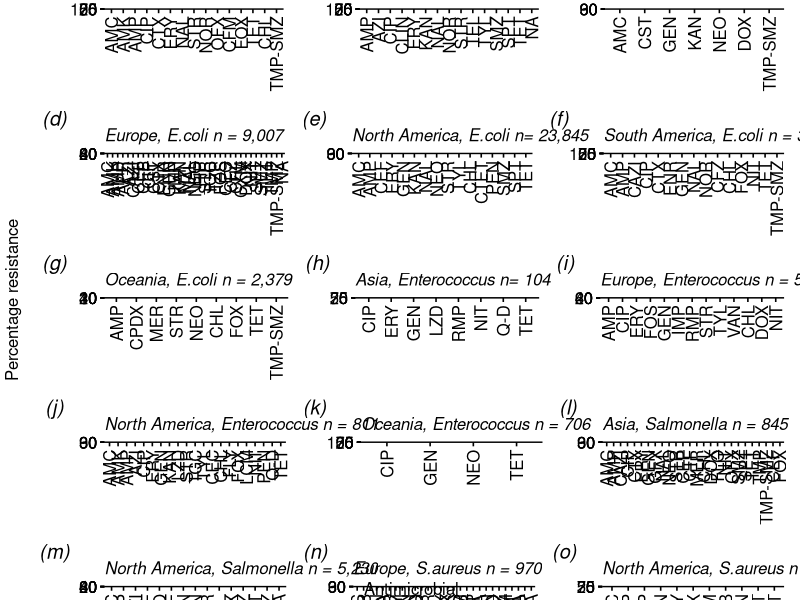

Recreate this plot in R.
library(tidyverse)
library(ggplot2)
library(ggpubr)
library(patchwork)

#Load data
main_data <- read_csv("conv.csv")



data1 <- main_data%>%
  mutate(
    continent =
      ifelse(continent == "Oceania", 
             "New Zealand", continent
      )
  )





data1 <- main_data %>%
  group_by(country) %>%
  select("continent",
         "doi",
         "farm_type",
         "host",
         "antimicrobial_compound",
         "antimicrobial_class",
         "pathogen",
         "percent_resistant",
         "no_isolates_resistant",
         "no_isolates_susceptible",
         "no_isolates_intermidiate",
         "no_isolates" )

#changing percentage resistance into numeric class and rounding off  
data1$percent_resistant <- as.numeric(as.character
                                          (data1$percent_resistant))

data1$percent_resistant <- round(data1$percent_resistant, digits = 0)

data2 <- data1 %>%
  select("doi",
    "continent",
         "farm_type",
         "host",
         "antimicrobial_compound",
         "antimicrobial_class",
         "pathogen",
         "percent_resistant",
    "no_isolates_resistant",
    "no_isolates_susceptible",
    "no_isolates_intermidiate",
         "no_isolates" )



data3 <- data2 %>%select("continent",
                        "doi",
                         "farm_type",
                        "host",
                         "antimicrobial_compound",
                        "pathogen",
                         "percent_resistant", "no_isolates")%>%
filter(pathogen != "Arcanobacterium pyogenes", pathogen != "Corynebacterium bovis",
           pathogen != "Environmental streptococci")
 

#changing percentage resistance into numeric class and rounding off  
data3$percent_resistant <- as.numeric(as.character
                                      (data3$percent_resistant))

data3$percent_resistant <- round(data3$percent_resistant, digits = 0)
#####################################################################################

ecoli<- subset(data3, pathogen == "E.coli")
#create a function to return the number of resistant isolates
new.function1 <- function(x,y) {
  (x*y)/100}

ResIsoEcoli <- mapply(new.function1, ecoli$percent_resistant, ecoli$no_isolates)
ResIsoEcoli <- round(ResIsoEcoli, digits = 0)
AMR.tmp.ecoli <- cbind(ecoli, ResIsoEcoli)

#determine total NIsolates
EcoliNIsolates <- aggregate(no_isolates ~ doi + continent + farm_type + 
                             antimicrobial_compound + pathogen + percent_resistant+
                             ResIsoEcoli, data = AMR.tmp.ecoli, FUN = sum)


EcoliNIsolates$no_isolates <- sapply(EcoliNIsolates$no_isolates, function(x) sum(unlist(x)))

#aggregate all resistant isolates and all NIsolates by speciesag, compound and region
ecolires <- aggregate(ResIsoEcoli ~ antimicrobial_compound  + farm_type+
                       continent, 
                     data = AMR.tmp.ecoli, FUN = sum)
ecoliAll <- aggregate(no_isolates ~ antimicrobial_compound  + farm_type+
                       continent, 
                     data = AMR.tmp.ecoli, FUN = sum)
#and divide ResIso/NIsolates to return true mean
EcoliMean <- round((ecolires$ResIsoEcoli /ecoliAll$no_isolates)*100, digits = 0)
EcoliMeanDF <- as.data.frame(cbind(ecolires$antimicrobial_compound,
                                  ecolires$farm_type, ecolires$continent,
                                  EcoliMean, ecoliAll$no_isolates))
colnames(EcoliMeanDF) <- c("antimicrobial_compound","farm_type","continent",
                           "Mean","no_isolates")
EcoliMeanDF$Mean <- as.numeric(as.character(EcoliMeanDF$Mean))
EcoliMeanDF$no_isolates <- as.numeric(as.character(EcoliMeanDF$no_isolates))
#restrict display drug pairings where NIsolates > 10
EcoliMeanDF = EcoliMeanDF[which(EcoliMeanDF$no_isolates >= 10),]

# Compute the 95% CI of proportion where x = p_hat and y = n two tailed z = 1.96
CI.function <- function(x,y) {
  x + c(-1.96,1.96)*sqrt(x*(1-x)/y)}

#95% CI
CIecoli<- as.data.frame(t(mapply(CI.function, EcoliMeanDF$Mean/100, EcoliMeanDF$no_isolates)))
EcoliMeanDF <-cbind(EcoliMeanDF, round(CIecoli*100, digits = 0))
colnames(EcoliMeanDF) <- c("antimicrobial_compound", "farm_type","continent",
                         "Mean","no_isolates","CILow","CIHigh")
EcoliMeanDF$CILow[EcoliMeanDF$CILow < 0] = 0
EcoliMeanDF$CIHigh[EcoliMeanDF$CIHigh >100] = 100

##remove data with less than 1% resistance
EcoliMeanDF <- EcoliMeanDF%>%
  filter(Mean>1)




  
##Ecoli bars  

##Europe
europe.ecoli <- EcoliMeanDF %>%
  filter(continent == "Europe")

europe.ecoli$antimicrobial_compound <- factor(europe.ecoli$antimicrobial_compound, 
                                              levels=c('AMC', 'AMK','AMP', 'APR', 'AZI', 'CAZI',
                                                       'CEF', 'CFP', 'CIP', 'CST', 'CTX', 
                                                       'ENR', 'GEN','IMP', 'KAN', 'MZL', 'NAL', 
                                                       'NEO', 'PIP',
                                                       'STR', 'TGC', 'TZP', 
                                                       'FOS', 'CEC',
                                                      'CFZ', 'CHL', 'CXM', 'DOX', 'FOX', 'NIT',
                                                     'SPT', 'SMZ',
                                                       'TET', 'TMP', 'TMP-SMZ'
                                                       ))

europe.ecoli.plot <- ggbarplot(europe.ecoli, "antimicrobial_compound", "Mean", 
                               fill = "farm_type", position = position_dodge(0.7),
                               subtitle = "Europe, E.coli n = 9,007",
                               xlab = FALSE, ylab = FALSE,
                               legend.title = "Farm type",
                                font.subtitle = "italic")+
  geom_vline(xintercept = 23.5) +
geom_text(data=tibble(x=10, y=85),
            aes(x=x, y=y, label="critically important"),
            inherit.aes=FALSE) +
  geom_text(data=tibble(x=29, y=85),
            aes(x=x, y=y, label="highly important"), 
            inherit.aes=FALSE)+
rotate_x_text(90)+
  geom_linerange(aes(group = farm_type, ymax = CIHigh, ymin = CILow),
                 position = position_dodge(width = 0.7))





#Asia 
asia.ecoli <- EcoliMeanDF %>%
  filter(continent == "Asia")

##Ordering bar graphs in descending order

asia.ecoli$antimicrobial_compound <- factor(asia.ecoli$antimicrobial_compound, 
                                              levels=c('AMC', 'CST', 'GEN', 'KAN', 'NEO',
                                                       'DOX', 'TMP-SMZ'))

asia.ecoli.plot <- ggbarplot(asia.ecoli, "antimicrobial_compound", "Mean", 
                             fill = "farm_type", position = position_dodge(0.7),
                             subtitle = "Asia, E.coli n= 215",
                             xlab = FALSE, ylab = FALSE,
                             legend.title = "Farm type",
                             font.subtitle = "italic")+
  geom_vline(xintercept = 5.5) +
  geom_text(data=tibble(x=2.5, y=111),
            aes(x=x, y=y, label="critically important"),
            inherit.aes=FALSE) +
  geom_text(data=tibble(x=6.85, y=111),
            aes(x=x, y=y, label="highly important"), 
            inherit.aes=FALSE)+
  rotate_x_text(90)+
  geom_linerange(aes(group = farm_type, ymax = CIHigh, ymin = CILow),
                 position = position_dodge(width = 0.7))





##North America

N.A.ecoli <- EcoliMeanDF %>%
  filter(continent == "North America")

N.A.ecoli$antimicrobial_compound <- factor(N.A.ecoli$antimicrobial_compound, 
                                            levels=c('AMC', 'AMP', 'CEF', 'ERY', 'GEN',
                                                     'KAN', 'NAL', 'NEO', 'STR', 'TYL',
                                                     'CHL', 'CTET', 'PEN', 'SMZ', 'SPT',
                                           'TET'))

N.A.ecoli.plot <- ggbarplot(N.A.ecoli, "antimicrobial_compound", "Mean", 
                            fill = "farm_type", position = position_dodge(0.7),
                            subtitle = "North America, E.coli n= 23,845",
                            xlab = FALSE, ylab = FALSE,
                            legend.title = "Farm type",
                             font.subtitle = "italic")+
  geom_vline(xintercept = 10.5) +
  geom_text(data=tibble(x=5, y=110),
            aes(x=x, y=y, label="critically important"),
            inherit.aes=FALSE) +
  geom_text(data=tibble(x=13, y=110),
            aes(x=x, y=y, label="highly important"), 
            inherit.aes=FALSE)+
  rotate_x_text(90)+
  geom_linerange(aes(group = farm_type, ymax = CIHigh, ymin = CILow),
                 position = position_dodge(width = 0.7))





#Oceania

oceania.ecoli <- EcoliMeanDF %>%
  filter(continent == "Oceania")


oceania.ecoli$antimicrobial_compound <- factor(oceania.ecoli$antimicrobial_compound, 
                                           levels=c('AMP', 'CPDX', 'MER', 'STR',
                                                    'NEO', 'CHL', 'FOX', 'TET', 
                                                    'TMP-SMZ'))

oceania.ecoli.plot <- ggbarplot(oceania.ecoli, "antimicrobial_compound", "Mean", 
                                fill = "farm_type", position = position_dodge(0.7),
                                subtitle = "Oceania, E.coli n = 2,379",
                                xlab = FALSE, ylab = FALSE,
                                legend.title = "Farm type", 
                               font.subtitle = "italic")+
  geom_vline(xintercept = 5.5) +
  geom_text(data=tibble(x=2.5, y=40),
            aes(x=x, y=y, label="critically important"),
            inherit.aes=FALSE) +
  geom_text(data=tibble(x=7, y=40),
            aes(x=x, y=y, label="highly important"), 
            inherit.aes=FALSE)+
  rotate_x_text(90)+
  geom_linerange(aes(group = farm_type, ymax = CIHigh, ymin = CILow),
                 position = position_dodge(width = 0.7))



#South america

S.A.ecoli <- EcoliMeanDF %>%
  filter(continent == "South America")

S.A.ecoli$antimicrobial_compound <- factor(S.A.ecoli$antimicrobial_compound, 
                                               levels=c('AMC', 'AMP', 'CAZI', 'CIP',
                                                        'CTX', 'ENR', 'GEN', 'NAL', 
                                                        'NOR', 'CFZ', 'CHL', 'FOX',
                                                        'NIT', 'TET', 'TMP-SMZ'))

S.A.ecoli.plot <- ggbarplot(S.A.ecoli, "antimicrobial_compound", "Mean", 
                            fill = "farm_type", position = position_dodge(0.7),
                            subtitle = "South America, E.coli n = 312",
                            xlab = FALSE, ylab = FALSE,
                            legend.title = "Farm type", 
                             font.subtitle = "italic")+
  geom_vline(xintercept = 9.5) +
  geom_text(data=tibble(x=4, y=105),
            aes(x=x, y=y, label="critically important"),
            inherit.aes=FALSE) +
  geom_text(data=tibble(x=12, y=105),
            aes(x=x, y=y, label="highly important"), 
            inherit.aes=FALSE)+
  rotate_x_text(90)+
  geom_linerange(aes(group = farm_type, ymax = CIHigh, ymin = CILow),
                 position = position_dodge(width = 0.7))







##Enterococcus data

entero<- subset(data3, pathogen == "Enterococcus")
#create a function to return the number of resistant isolates
new.function1 <- function(x,y) {
  (x*y)/100}

ResIsoEntero <- mapply(new.function1, entero$percent_resistant, entero$no_isolates)
ResIsoEntero <- round(ResIsoEntero, digits = 0)
AMR.tmp.entero <- cbind(entero, ResIsoEntero)

#determine total NIsolates
EnteroNIsolates <- aggregate(no_isolates ~ doi + continent + farm_type + 
                              antimicrobial_compound + pathogen + percent_resistant+
                              ResIsoEntero, data = AMR.tmp.entero, FUN = sum)


EnteroNIsolates$no_isolates <- sapply(EnteroNIsolates$no_isolates, function(x) sum(unlist(x)))

#aggregate all resistant isolates and all NIsolates by speciesag, compound and region
enterores <- aggregate(ResIsoEntero ~ antimicrobial_compound  + farm_type+
                        continent, 
                      data = AMR.tmp.entero, FUN = sum)
enteroAll <- aggregate(no_isolates ~ antimicrobial_compound  + farm_type+
                        continent, 
                      data = AMR.tmp.entero, FUN = sum)
#and divide ResIso/NIsolates to return true mean
EnteroMean <- round((enterores$ResIsoEntero /enteroAll$no_isolates)*100, digits = 0)
EnteroMeanDF <- as.data.frame(cbind(enterores$antimicrobial_compound,
                                   enterores$farm_type, enterores$continent,
                                   EnteroMean, enteroAll$no_isolates))
colnames(EnteroMeanDF) <- c("antimicrobial_compound","farm_type","continent",
                           "Mean","no_isolates")
EnteroMeanDF$Mean <- as.numeric(as.character(EnteroMeanDF$Mean))
EnteroMeanDF$no_isolates <- as.numeric(as.character(EnteroMeanDF$no_isolates))

#restrict display drug pairings where NIsolates > 10
EnteroMeanDF = EnteroMeanDF[which(EnteroMeanDF$no_isolates >= 10),]

# Compute the 95% CI of proportion where x = p_hat and y = n two tailed z = 1.96
CI.function <- function(x,y) {
  x + c(-1.96,1.96)*sqrt(x*(1-x)/y)}

#95% CI
CIentero<- as.data.frame(t(mapply(CI.function, EnteroMeanDF$Mean/100,
                                  EnteroMeanDF$no_isolates)))
EnteroMeanDF <-cbind(EnteroMeanDF, round(CIentero*100, digits = 0))

colnames(EnteroMeanDF) <- c("antimicrobial_compound", "farm_type","continent",
                           "Mean","no_isolates","CILow","CIHigh")

EnteroMeanDF$CILow[EnteroMeanDF$CILow < 0] = 0
EnteroMeanDF$CIHigh[EnteroMeanDF$CIHigh >100] = 100

##remove data with less than 1% resistance
EnteroMeanDF <- EnteroMeanDF%>%
  filter(Mean>1)

###Bar plots

##Asia enterococcus bar plot

asia.entero <- EnteroMeanDF %>%
  filter(continent == "Asia")

asia.entero$antimicrobial_compound <- factor(asia.entero$antimicrobial_compound, 
                                           levels=c('CIP', 'ERY', 'GEN', 'LZD',
                                                    'RMP', 'NIT', 'Q-D', 'TET'))

asia.entero.plot <- ggbarplot(asia.entero, "antimicrobial_compound", "Mean", 
                              fill = "farm_type", 
                              position = position_dodge(0.7),
                              subtitle = "Asia, Enterococcus n= 104",
                              xlab = FALSE, ylab = FALSE,
                              legend.title = "Farm type",
                             font.subtitle = "italic")+
  geom_vline(xintercept = 5.5) +
  geom_text(data=tibble(x=3, y=93),
            aes(x=x, y=y, label="critically important"),
            inherit.aes=FALSE) +
  geom_text(data=tibble(x=7, y=93),
            aes(x=x, y=y, label="highly important"), 
            inherit.aes=FALSE)+
  rotate_x_text(90)+
  geom_linerange(aes(group = farm_type, ymax = CIHigh, ymin = CILow),
                 position = position_dodge(width = 0.7))





##Europe Enterococcus bar plot

europe.entero <- EnteroMeanDF %>%
  filter(continent == "Europe")

europe.entero$antimicrobial_compound <- factor(europe.entero$antimicrobial_compound, 
                                             levels=c('AMP', 'CIP', 'ERY', 'FOS',
                                                      'GEN', 'IMP', 'RMP', 'STR',
                                                      'TYL', 'VAN', 'CHL', 'DOX',
                                                      'NIT'))


europe.enterococcus.plot <- ggbarplot(europe.entero, "antimicrobial_compound",
                                      "Mean", 
                                      fill = "farm_type", position = position_dodge(0.7),
                                      subtitle = "Europe, Enterococcus n = 568",
                                      xlab = FALSE, ylab = FALSE,
                                      legend.title = "Farm type",
                                       font.subtitle = "italic")+
  geom_vline(xintercept = 10.5) +
  geom_text(data=tibble(x=5, y=65),
            aes(x=x, y=y, label="critically important"),
            inherit.aes=FALSE) +
  geom_text(data=tibble(x=12.6, y=65),
            aes(x=x, y=y, label="highly important"), 
            inherit.aes=FALSE)+
  rotate_x_text(90)+
  geom_linerange(aes(group = farm_type, ymax = CIHigh, ymin = CILow),
                 position = position_dodge(width = 0.7))







##North America, Enterococcus bar plot

N.A.entero <- EnteroMeanDF %>%
  filter(continent == "North America")

N.A.entero$antimicrobial_compound <- factor(N.A.entero$antimicrobial_compound, 
                                               levels=c('AMC', 'AMK', 'AMP', 'AZI',
                                                        'CIP', 'ERY', 'GEN', 'KAN',
                                                        'LZD', 'STR', 'TGC', 'TYL',
                                                        'CEC', 'CHL', 'FLY', 'FOX',
                                                        'LCM', 'NIT', 'PEN', 'Q-D',
                                                        'TET'))


N.A.entero.plot <- ggbarplot(N.A.entero, "antimicrobial_compound", "Mean", 
                             fill = "farm_type", position = position_dodge(0.7),
                             subtitle = "North America, Enterococcus n = 811",
                             xlab = FALSE, ylab = FALSE,
                             legend.title = "Farm type", 
                            font.subtitle = "italic")+
  geom_vline(xintercept = 12.5) +
  geom_text(data=tibble(x=6, y=110),
            aes(x=x, y=y, label="critically important"),
            inherit.aes=FALSE) +
  geom_text(data=tibble(x=16, y=110),
            aes(x=x, y=y, label="highly important"), 
            inherit.aes=FALSE)+
  rotate_x_text(90)+
  geom_linerange(aes(group = farm_type, ymax = CIHigh, ymin = CILow),
                 position = position_dodge(width = 0.7))






##Oceania, Enterococcus bar plot

oceania.entero <- EnteroMeanDF %>%
  filter(continent == "Oceania",)



oceania.enterococcus.plot <- ggbarplot(oceania.entero, "antimicrobial_compound",
                                       "Mean", 
                                       fill = "farm_type", position = position_dodge(0.7),
                                       subtitle = "Oceania, Enterococcus n = 706",
                                       xlab = FALSE, ylab = FALSE,
                                       legend.title = "Farm type",
                                       font.subtitle = "italic")+
  geom_vline(xintercept = 3.5) +
  geom_text(data=tibble(x=1.5, y=100),
            aes(x=x, y=y, label="critically important"),
            inherit.aes=FALSE) +
  geom_text(data=tibble(x=4.1, y=100),
            aes(x=x, y=y, label="highly important"), 
            inherit.aes=FALSE)+
  rotate_x_text(90)+
  geom_linerange(aes(group = farm_type, ymax = CIHigh, ymin = CILow),
                 position = position_dodge(width = 0.7))









##Salmonella


sal<- subset(data3, pathogen == "Salmonella")
#create a function to return the number of resistant isolates
new.function1 <- function(x,y) {
  (x*y)/100}

ResIsoSal <- mapply(new.function1, sal$percent_resistant, sal$no_isolates)
ResIsoSal  <- round(ResIsoSal , digits = 0)
AMR.tmp.sal <- cbind(sal, ResIsoSal)

#determine total NIsolates
SalNIsolates <- aggregate(no_isolates ~ doi + continent + farm_type + 
                              antimicrobial_compound + pathogen + percent_resistant+
                            ResIsoSal, data = AMR.tmp.sal, FUN = sum)


SalNIsolates$no_isolates <- sapply(SalNIsolates$no_isolates, function(x) sum(unlist(x)))

#aggregate all resistant isolates and all NIsolates by speciesag, compound and region
salres <- aggregate(ResIsoSal ~ antimicrobial_compound  + farm_type+
                        continent, 
                      data = AMR.tmp.sal, FUN = sum)
salAll <- aggregate(no_isolates ~ antimicrobial_compound  + farm_type+
                        continent, 
                      data = AMR.tmp.sal, FUN = sum)
#and divide ResIso/NIsolates to return true mean
SalMean <- round((salres$ResIsoSal /salAll$no_isolates)*100, digits = 0)

SalMeanDF <- as.data.frame(cbind(salres$antimicrobial_compound,
                                   salres$farm_type, salres$continent,
                                   SalMean, salAll$no_isolates))
colnames(SalMeanDF) <- c("antimicrobial_compound","farm_type","continent",
                           "Mean","no_isolates")


SalMeanDF$Mean <- as.numeric(as.character(SalMeanDF$Mean))
SalMeanDF$no_isolates <- as.numeric(as.character(SalMeanDF$no_isolates))
#restrict display drug pairings where NIsolates > 10
SalMeanDF = SalMeanDF[which(SalMeanDF$no_isolates >= 10),]

# Compute the 95% CI of proportion where x = p_hat and y = n two tailed z = 1.96
CI.function <- function(x,y) {
  x + c(-1.96,1.96)*sqrt(x*(1-x)/y)}

#95% CI
CIsal<- as.data.frame(t(mapply(CI.function, SalMeanDF$Mean/100, 
                               SalMeanDF$no_isolates)))
SalMeanDF <-cbind(SalMeanDF, round(CIsal*100, digits = 0))

colnames(SalMeanDF) <- c("antimicrobial_compound", "farm_type","continent",
                           "Mean","no_isolates","CILow","CIHigh")

SalMeanDF$CILow[SalMeanDF$CILow < 0] = 0
SalMeanDF$CIHigh[SalMeanDF$CIHigh >100] = 100

##remove data with less than 1% resistance
SalMeanDF <- SalMeanDF%>%
  filter(Mean>1)



##Asia Salmonella bar plot

asia.sal <- SalMeanDF %>%
  filter(continent == "Asia")


asia.sal$antimicrobial_compound <- factor(asia.sal$antimicrobial_compound, 
                                            levels=c('AMC', 'AMP', 'CAZI', 'CIP',
                                                     'CTX', 'ERY', 'GEN', 'GFX',
                                                     'NAL', 'NEO', 'STR', 'CEP',
                                                     'CTF', 'MER', 'CHL', 'DOX',
                                                     'FLO', 'NIT', 'OFX', 'SMZ',
                                                     'SPT', 'TET', 'TMP', 'TMP-SMZ',
                                                     'CEF', 'FOX'))


asia.salmonella.plot <- ggbarplot(asia.sal, "antimicrobial_compound",
                                  "Mean", 
                                  fill = "farm_type", position = position_dodge(0.7),
                                  subtitle = "Asia, Salmonella n = 845",
                                  xlab = FALSE, ylab = FALSE,
                                  legend.title = "Farm type",
                                 font.subtitle = "italic")+
  geom_vline(xintercept = 14.5) +
  geom_text(data=tibble(x=8, y=112),
            aes(x=x, y=y, label="critically important"),
            inherit.aes=FALSE) +
  geom_text(data=tibble(x=18.5, y=112),
            aes(x=x, y=y, label="highly important"), 
            inherit.aes=FALSE)+
  rotate_x_text(90)+
  geom_linerange(aes(group = farm_type, ymax = CIHigh, ymin = CILow),
                 position = position_dodge(width = 0.7))






##North America, Salmonella bar plot

N.A.sal <- SalMeanDF %>%
  filter(continent == "North America")

N.A.sal$antimicrobial_compound <- factor(N.A.sal$antimicrobial_compound, 
                                          levels=c('AMC', 'AMP', 'AZI', 'CEF',
                                                   'CRO', 'CTF', 'GEN', 'KAN',
                                                   'STR', 'CHL', 'FOX', 'SMZ',
                                                   'TET', 'TMP-SMZ'))


N.A.salmonella.plot <- ggbarplot(N.A.sal, "antimicrobial_compound", 
                                 "Mean", 
                                 fill = "farm_type", position = position_dodge(0.7),
                                 subtitle = "North America, Salmonella n = 5,230",
                                 xlab = FALSE, ylab = FALSE,
                                 legend.title = "Farm type", 
                                 font.subtitle = "italic")+
  geom_vline(xintercept = 9.5) +
  geom_text(data=tibble(x=5, y=80),
            aes(x=x, y=y, label="critically important"),
            inherit.aes=FALSE) +
  geom_text(data=tibble(x=12, y=80),
            aes(x=x, y=y, label="highly important"), 
            inherit.aes=FALSE)+
  
  rotate_x_text(90)+
  geom_linerange(aes(group = farm_type, ymax = CIHigh, ymin = CILow),
                 position = position_dodge(width = 0.7))






##Staphylocccus data


staph<- subset(data3, pathogen == "Staphylococcus")
#create a function to return the number of resistant isolates
new.function1 <- function(x,y) {
  (x*y)/100}

ResIsoStaphi <- mapply(new.function1, staph$percent_resistant, staph$no_isolates)
ResIsoStaphi <- round(ResIsoStaphi, digits = 0)
AMR.tmp.staph <- cbind(staph, ResIsoStaphi)

#determine total NIsolates
StaphNIsolates <- aggregate(no_isolates ~ doi + continent + farm_type + 
                              antimicrobial_compound + pathogen + percent_resistant+
                              ResIsoStaphi, data = AMR.tmp.staph, FUN = unique)


StaphNIsolates$no_isolates <- sapply(StaphNIsolates$no_isolates, function(x) sum(unlist(x)))

#aggregate all resistant isolates and all NIsolates by host compound and region
staphres <- aggregate(ResIsoStaphi ~ antimicrobial_compound  + farm_type+
                        continent, 
                      data = AMR.tmp.staph, FUN = sum)
staphAll <- aggregate(no_isolates ~ antimicrobial_compound  + farm_type+
                        continent, 
                      data = AMR.tmp.staph, FUN = sum)
#and divide ResIso/NIsolates to return true mean
StaphMean <- round((staphres$ResIsoStaphi /staphAll$no_isolates)*100, digits = 0)

StaphMeanDF <- as.data.frame(cbind(staphres$antimicrobial_compound,
                                  staphres$farm_type, staphres$continent,
                                   StaphMean, staphAll$no_isolates))

colnames(StaphMeanDF) <- c("antimicrobial_compound","farm_type","continent",
                           "Mean","no_isolates")
StaphMeanDF$Mean <- as.numeric(as.character(StaphMeanDF$Mean))
StaphMeanDF$no_isolates <- as.numeric(as.character(StaphMeanDF$no_isolates))


#restrict display drug pairings where NIsolates > 10
StaphMeanDF <- StaphMeanDF[which(StaphMeanDF$no_isolates >= 10),]

# Compute the 95% CI of proportion where x = p_hat and y = n two tailed z = 1.96
CI.function <- function(x,y) {
  x + c(-1.96,1.96)*sqrt(x*(1-x)/y)}

#95% CI
CIstaph<- as.data.frame(t(mapply(CI.function, StaphMeanDF$Mean/100, StaphMeanDF$no_isolates)))
StaphMeanDF <-cbind(StaphMeanDF, round(CIstaph*100, digits = 0))
colnames(StaphMeanDF) <- c("antimicrobial_compound", "farm_type","continent",
                           "Mean","no_isolates","CILow","CIHigh")
StaphMeanDF$CILow[StaphMeanDF$CILow < 0] = 0
StaphMeanDF$CIHigh[StaphMeanDF$CIHigh >100] = 100

##remove data with less than 1% resistance
StaphMeanDF <- StaphMeanDF%>%
  filter(Mean>1)


##Bar plots

##Asia Staphylococcus bar plot

asia.staph <- StaphMeanDF %>%
  filter(continent == "Asia")




asia.Staphylococcus.plot <- ggbarplot(asia.staph, "antimicrobial_compound", "Mean", 
                                      fill = "farm_type", position = position_dodge(0.7),
                                      subtitle = "Asia, Staphylococcus n = 972",
                                      xlab = FALSE, ylab = FALSE,
                                      legend.title = "Farm type",
                                     font.subtitle = "italic")+
  geom_vline(xintercept = 5.5) +
  geom_text(data=tibble(x=1.7, y=108),
            aes(x=x, y=y, label="critically important"),
            inherit.aes=FALSE) +
  geom_text(data=tibble(x=6.1, y=108),
            aes(x=x, y=y, label="highly important"), 
            inherit.aes=FALSE)+
  rotate_x_text(90)+
  geom_linerange(aes(group = farm_type, ymax = CIHigh, ymin = CILow),
                 position = position_dodge(width = 0.7))







##North America, Staphylococcus bar plot

N.A.staphy <- StaphMeanDF %>%
  filter(continent == "North America")



N.A.Staphylococcus.plot <- ggbarplot(N.A.staphy, "antimicrobial_compound", "Mean", 
                                     fill = "farm_type", position = position_dodge(0.7),
                                     subtitle = "North America, Staphylococcus n = 405",
                                     xlab = FALSE, ylab = FALSE,
                                     legend.title = "Farm type", 
                                    font.subtitle = "italic")+
  geom_vline(xintercept = 1.5) +
  geom_text(data=tibble(x=0.9, y=35),
            aes(x=x, y=y, label="critically important"),
            inherit.aes=FALSE) +
  geom_text(data=tibble(x=2, y=35),
            aes(x=x, y=y, label="highly important"), 
            inherit.aes=FALSE)+
  rotate_x_text(90)+
  geom_linerange(aes(group = farm_type, ymax = CIHigh, ymin = CILow),
                 position = position_dodge(width = 0.7))




##Campylobacter


campy<- subset(data3, pathogen == "Campylobacter")
#create a function to return the number of resistant isolates
new.function1 <- function(x,y) {
  (x*y)/100}

ResIsoCampy <- mapply(new.function1, campy$percent_resistant, campy$no_isolates)
ResIsoCampy  <- round(ResIsoCampy , digits = 0)
AMR.tmp.campy <- cbind(campy, ResIsoCampy)

#determine total NIsolates
CampyNIsolates <- aggregate(no_isolates ~ doi + continent + farm_type + 
                            antimicrobial_compound + pathogen + percent_resistant+
                            ResIsoCampy, data = AMR.tmp.campy, FUN = sum)


CampyNIsolates$no_isolates <- sapply(CampyNIsolates$no_isolates, function(x) sum(unlist(x)))

#aggregate all resistant isolates and all NIsolates by speciesag, compound and region
campyres <- aggregate(ResIsoCampy ~ antimicrobial_compound  + farm_type+
                      continent, 
                    data = AMR.tmp.campy, FUN = sum)
campyAll <- aggregate(no_isolates ~ antimicrobial_compound  + farm_type+
                      continent, 
                    data = AMR.tmp.campy, FUN = sum)
#and divide ResIso/NIsolates to return true mean
CampyMean <- round((campyres$ResIsoCampy /campyAll$no_isolates)*100, digits = 0)

CampyMeanDF <- as.data.frame(cbind(campyres$antimicrobial_compound,
                                campyres$farm_type, campyres$continent,
                                 CampyMean, campyAll$no_isolates))
colnames(CampyMeanDF) <- c("antimicrobial_compound","farm_type","continent",
                         "Mean","no_isolates")


CampyMeanDF$Mean <- as.numeric(as.character(CampyMeanDF$Mean))
CampyMeanDF$no_isolates <- as.numeric(as.character(CampyMeanDF$no_isolates))
#restrict display drug pairings where NIsolates > 10
CampyMeanDF = CampyMeanDF[which(CampyMeanDF$no_isolates >= 10),]

# Compute the 95% CI of proportion where x = p_hat and y = n two tailed z = 1.96
CI.function <- function(x,y) {
  x + c(-1.96,1.96)*sqrt(x*(1-x)/y)}

#95% CI
CIcampy<- as.data.frame(t(mapply(CI.function, CampyMeanDF$Mean/100, 
                               CampyMeanDF$no_isolates)))
CampyMeanDF <-cbind(CampyMeanDF, round(CIcampy*100, digits = 0))

colnames(CampyMeanDF) <- c("antimicrobial_compound", "farm_type","continent",
                         "Mean","no_isolates","CILow","CIHigh")

CampyMeanDF$CILow[CampyMeanDF$CILow < 0] = 0
CampyMeanDF$CIHigh[CampyMeanDF$CIHigh >100] = 100

##remove data with less than 1% resistance
CampyMeanDF <- CampyMeanDF%>%
  filter(Mean>1)



##Europe Campylobacter bar plot

europe.campy <- CampyMeanDF %>%
  filter(continent == "Europe")

europe.campy$antimicrobial_compound <- factor(europe.campy$antimicrobial_compound, 
                                         levels=c('AMC', 'AMK', 'AMP', 'CIP',
                                                  'CTX', 'ERY', 'NAL', 'STR',
                                                  'NOR', 'OFX', 'CFM', 'FOX',
                                                  'TET', 'CHL', 'TMP-SMZ'))


europe.Campylobacter.plot <- ggbarplot(europe.campy, "antimicrobial_compound", "Mean", 
                                       fill = "farm_type", position = position_dodge(0.7),
                                       subtitle = "Europe, Campylobacter n = 1,214",
                                       xlab = FALSE, ylab = FALSE,
                                       legend.title = "Farm type",
                                      font.subtitle = "italic")+
  geom_vline(xintercept = 10.5) +
  geom_text(data=tibble(x=6, y=100),
            aes(x=x, y=y, label="critically important"),
            inherit.aes=FALSE) +
  geom_text(data=tibble(x=13.2, y=100),
            aes(x=x, y=y, label="highly important"), 
            inherit.aes=FALSE)+
  rotate_x_text(90)+
  geom_linerange(aes(group = farm_type, ymax = CIHigh, ymin = CILow),
                 position = position_dodge(width = 0.7))






##North America, campylobacter bar plot

N.A.campylobacter <- CampyMeanDF %>%
  filter(continent == "North America")


N.A.campylobacter $antimicrobial_compound <- factor(N.A.campylobacter$antimicrobial_compound, 
                                              levels=c('AMP', 'AZI', 'CIP', 'CLIN',
                                                       'ERY', 'KAN', 'NAL', 'NOR',
                                                       'STR', 'TEL', 'TYL', 'CRO',
                                                       'SMZ', 'SPT', 'TET'))



N.A.campylobacter.plot <- ggbarplot(N.A.campylobacter, "antimicrobial_compound", "Mean", 
                                    fill = "farm_type", position = position_dodge(0.7),
                                    subtitle = "North America, Campylobacter n = 14,607",
                                    xlab = FALSE, ylab = FALSE,
                                    legend.title = "Farm type", 
                                    font.subtitle = "italic")+
  geom_vline(xintercept = 12.5) +
  geom_text(data=tibble(x=5.3, y=100),
            aes(x=x, y=y, label="critically important"),
            inherit.aes=FALSE) +
  geom_text(data=tibble(x=15, y=100),
            aes(x=x, y=y, label="highly important"), 
            inherit.aes=FALSE)+
  rotate_x_text(90)+
  geom_linerange(aes(group = farm_type, ymax = CIHigh, ymin = CILow),
                 position = position_dodge(width = 0.7))





##Methicillin-resistant staphylococcus aureus - MRSA

mrsa<- subset(data3, pathogen == "MRSA")
#create a function to return the number of resistant isolates
new.function1 <- function(x,y) {
  (x*y)/100}

ResIsoMrsa <- mapply(new.function1, mrsa$percent_resistant, mrsa$no_isolates)
ResIsoMrsa <- round(ResIsoMrsa, digits = 0)
AMR.tmp.mrsa <- cbind(mrsa, ResIsoMrsa)

#determine total NIsolates
MrsaNIsolates <- aggregate(no_isolates ~ doi + continent + farm_type + 
                              antimicrobial_compound + pathogen + percent_resistant+
                              ResIsoMrsa, data = AMR.tmp.mrsa, FUN = sum)


MrsaNIsolates$no_isolates <- sapply(MrsaNIsolates$no_isolates, function(x) sum(unlist(x)))

#aggregate all resistant isolates and all NIsolates by speciesag, compound and region
mrsares <- aggregate(ResIsoMrsa ~ antimicrobial_compound  + farm_type+
                        continent, 
                      data = AMR.tmp.mrsa, FUN = sum)
mrsaAll <- aggregate(no_isolates ~ antimicrobial_compound  + farm_type+
                        continent, 
                      data = AMR.tmp.mrsa, FUN = sum)
#and divide ResIso/NIsolates to return true mean
MrsaMean <- round((mrsares$ResIsoMrsa /mrsaAll$no_isolates)*100, digits = 0)

MrsaMeanDF <- as.data.frame(cbind(mrsares$antimicrobial_compound,
                                   mrsares$farm_type,mrsares$continent,
                                   MrsaMean, mrsaAll$no_isolates))

colnames(MrsaMeanDF) <- c("antimicrobial_compound","farm_type","continent",
                           "Mean","no_isolates")


MrsaMeanDF$Mean <- as.numeric(as.character(MrsaMeanDF$Mean))

MrsaMeanDF$no_isolates <- as.numeric(as.character(MrsaMeanDF$no_isolates))

#restrict display drug pairings where NIsolates > 10
MrsaMeanDF = MrsaMeanDF[which(MrsaMeanDF$no_isolates >= 10),]

# Compute the 95% CI of proportion where x = p_hat and y = n two tailed z = 1.96
CI.function <- function(x,y) {
  x + c(-1.96,1.96)*sqrt(x*(1-x)/y)}

#95% CI

CImrsa<- as.data.frame(t(mapply(CI.function, MrsaMeanDF$Mean/100,
                                    MrsaMeanDF$no_isolates)))

MrsaMeanDF <-cbind(MrsaMeanDF, round(CImrsa*100, digits = 0))
colnames(MrsaMeanDF) <- c("antimicrobial_compound", "farm_type","continent",
                           "Mean","no_isolates","CILow","CIHigh")

MrsaMeanDF$CILow[MrsaMeanDF$CILow < 0] = 0
MrsaMeanDF$CIHigh[MrsaMeanDF$CIHigh >100] = 100

##remove data with less than 1% resistance
MrsaMeanDF <- MrsaMeanDF%>%
  filter(Mean>1)



##Europe MRSA bar plot

europe.MRSA <- MrsaMeanDF %>%
  filter(continent == "Europe")

europe.MRSA $antimicrobial_compound <- factor(europe.MRSA$antimicrobial_compound, 
                                                    levels=c('AMC', 'AMP', 'APR', 'CEF',
                                                             'CEQ', 'CLIN', 'CTF', 'ENR',
                                                             'ERY', 'GEN', 'NEO', 'TIL',
                                                             'FLO', 'PEN', 'SPT', 'TET',
                                                             'TIA', 'TMP-SMZ'))


europe.MRSA.plot <- ggbarplot(europe.MRSA, "antimicrobial_compound", 
                              "Mean", 
                              fill = "farm_type", position = position_dodge(0.7),
                              subtitle = "Europe, MRSA n = 2,933",
                              xlab = FALSE, ylab = FALSE,
                              legend.title = "Farm type", 
                              font.subtitle = "italic")+
  geom_vline(xintercept = 12.5) +
  geom_text(data=tibble(x=5.3, y=110),
            aes(x=x, y=y, label="critically important"),
            inherit.aes=FALSE) +
  geom_text(data=tibble(x=14.3, y=110),
            aes(x=x, y=y, label="highly important"), 
            inherit.aes=FALSE)+
  rotate_x_text(90)+
  geom_linerange(aes(group = farm_type, ymax = CIHigh, ymin = CILow),
                 position = position_dodge(width = 0.7))






##S.aureus
saureus<- subset(data3, pathogen == "S.aureus")
#create a function to return the number of resistant isolates
new.function1 <- function(x,y) {
  (x*y)/100}

ResIsoSaureus <- mapply(new.function1, saureus$percent_resistant, saureus$no_isolates)
ResIsoSaureus  <- round(ResIsoSaureus , digits = 0)
AMR.tmp.saureus <- cbind(saureus, ResIsoSaureus)

#determine total NIsolates
SaureusNIsolates <- aggregate(no_isolates ~ doi + continent + farm_type + 
                            antimicrobial_compound + pathogen + percent_resistant+
                            ResIsoSaureus, data = AMR.tmp.saureus, FUN = sum)


SaureusNIsolates$no_isolates <- sapply(SaureusNIsolates$no_isolates, function(x) sum(unlist(x)))

#aggregate all resistant isolates and all NIsolates by speciesag, compound and region
saureusres <- aggregate(ResIsoSaureus ~ antimicrobial_compound  + farm_type+
                      continent, 
                    data = AMR.tmp.saureus, FUN = sum)
saureusAll <- aggregate(no_isolates ~ antimicrobial_compound  + farm_type+
                      continent, 
                    data = AMR.tmp.saureus, FUN = sum)

#and divide ResIso/NIsolates to return true mean
SaureusMean <- round((saureusres$ResIsoSaureus /saureusAll$no_isolates)*100, 
                     digits = 0)

SaureusMeanDF <- as.data.frame(cbind(saureusres$antimicrobial_compound,
                                 saureusres$farm_type, saureusres$continent,
                                 SaureusMean, saureusAll$no_isolates))

colnames(SaureusMeanDF) <- c("antimicrobial_compound","farm_type","continent",
                         "Mean","no_isolates")


SaureusMeanDF$Mean <- as.numeric(as.character(SaureusMeanDF$Mean))
SaureusMeanDF$no_isolates <- as.numeric(as.character(SaureusMeanDF$no_isolates))
#restrict display drug pairings where NIsolates > 10
SaureusMeanDF <- SaureusMeanDF[which(SaureusMeanDF$no_isolates >= 10),]

# Compute the 95% CI of proportion where x = p_hat and y = n two tailed z = 1.96
CI.function <- function(x,y) {
  x + c(-1.96,1.96)*sqrt(x*(1-x)/y)}

#95% CI
CIsaureus<- as.data.frame(t(mapply(CI.function, SaureusMeanDF$Mean/100, 
                               SaureusMeanDF$no_isolates)))
SaureusMeanDF <-cbind(SaureusMeanDF, round(CIsaureus*100, digits = 0))

colnames(SaureusMeanDF) <- c("antimicrobial_compound", "farm_type","continent",
                         "Mean","no_isolates","CILow","CIHigh")

SaureusMeanDF$CILow[SaureusMeanDF$CILow < 0] = 0
SaureusMeanDF$CIHigh[SaureusMeanDF$CIHigh >100] = 100

##remove data with less than 1% resistance
SaureusMeanDF <- SaureusMeanDF%>%
  filter(Mean>1)



##Europe S.aureus bar plot

europe.saureus <- SaureusMeanDF %>%
  filter(continent == "Europe")

europe.saureus $antimicrobial_compound <- factor(europe.saureus$antimicrobial_compound, 
                                              levels=c('AMC', 'AMP', 'CIP', 'CLIN',
                                                       'CLOXA', 'ENR', 'ERY', 'GEN',
                                                       'KAN', 'LZD', 'RMP', 'STR',
                                                       'TYC', 'CHL', 'DOX', 'FOX',
                                                       'FUS', 'LCM', 'NB', 'NIT',
                                              'OXA', 'PEN', 'Q-D', 'SMZ', 'SPM',
                                              'TET', 'TIA', 'TMP'))
                                              


europe.s.aureus.plot <- ggbarplot(europe.saureus, "antimicrobial_compound", 
                                  "Mean", 
                                  fill = "farm_type", position = position_dodge(0.7),
                                  subtitle = "Europe, S.aureus n = 970",
                                  xlab = FALSE, ylab = FALSE,
                                  legend.title = "Farm type",
                                 font.subtitle = "italic")+
  geom_vline(xintercept = 12.5) +
  geom_text(data=tibble(x=5.3, y=110),
            aes(x=x, y=y, label="critically important"),
            inherit.aes=FALSE) +
  geom_text(data=tibble(x=17.5, y=110),
            aes(x=x, y=y, label="highly important"), 
            inherit.aes=FALSE)+
  rotate_x_text(90)+
  geom_linerange(aes(group = farm_type, ymax = CIHigh, ymin = CILow),
                 position = position_dodge(width = 0.7))





##North America, S.aureus bar plot

N.A.saureus <- SaureusMeanDF %>%
  filter(continent == "North America")


N.A.saureus$antimicrobial_compound <- factor(N.A.saureus$antimicrobial_compound, 
                                                 levels=c('AMC', 'AMP', 'CIP', 'CLIN',
                                                          'ERY', 'LVX', 'LCM', 'NB',
                                                          'PEN', 'SPT', 'TET'))




N.A.saureus.plot <- ggbarplot(N.A.saureus, "antimicrobial_compound",
                              "Mean", 
                             fill = "farm_type", position = position_dodge(0.7),
                             subtitle = "North America, S.aureus n = 486",
                             xlab = FALSE, ylab = FALSE,
                             legend.title = "Farm type", 
                             font.subtitle = "italic")+
  geom_vline(xintercept = 6.5) +
  geom_text(data=tibble(x=2.5, y=90),
            aes(x=x, y=y, label="critically important"),
            inherit.aes=FALSE) +
  geom_text(data=tibble(x=8.4, y=90),
            aes(x=x, y=y, label="highly important"), 
            inherit.aes=FALSE)+
  rotate_x_text(90)+
  geom_linerange(aes(group = farm_type, ymax = CIHigh, ymin = CILow),
                 position = position_dodge(width = 0.7))





##Putting all plots together using patchwork

continent_plot1 <- (europe.Campylobacter.plot | N.A.campylobacter.plot | asia.ecoli.plot)/
                   (europe.ecoli.plot |N.A.ecoli.plot | S.A.ecoli.plot)/
                   (oceania.ecoli.plot | asia.entero.plot |europe.enterococcus.plot)/
                    (N.A.entero.plot | oceania.enterococcus.plot |  asia.salmonella.plot)/ 
                    (N.A.salmonella.plot | europe.s.aureus.plot |N.A.saureus.plot)+
  plot_annotation(tag_levels = "a",
                  tag_prefix = "(",
                  tag_suffix = ")")+
  plot_layout(guides = "collect")&
  theme(plot.tag = element_text(face = "italic"),
        legend.position = "top")





plot1 <- patchwork::patchworkGrob(continent_plot1)
p2 <- gridExtra::grid.arrange(plot1, left = "Percentage resistance", bottom = "Antimicrobial")

p2
#ggsave(filename = "continents.png",continent_plot1)
